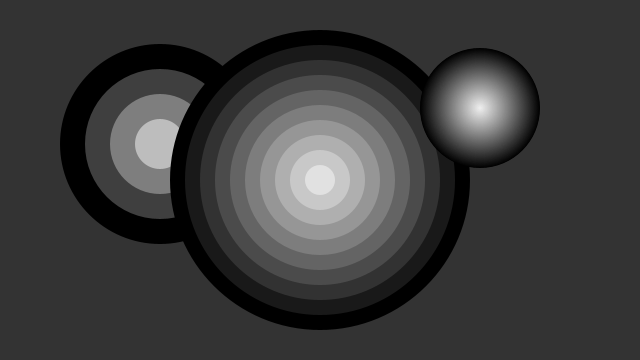
Frame 1 (no input)
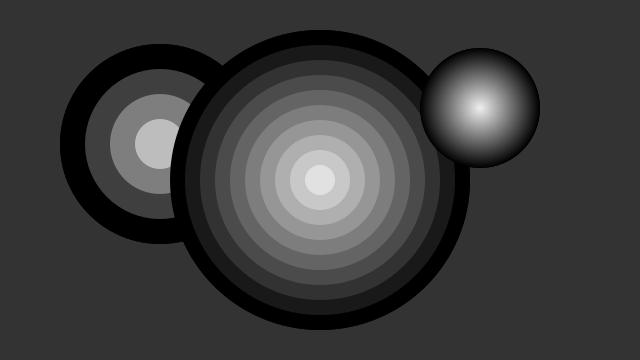
Frame 2 (the mouse pressed at the canvas centre, redrawn once)

The Processing sketch that drew these frames (run headless with seeded random() and noise(); the mouse was pressed at the canvas centre and the sketch redrawn once):

// Processing sketch: sketch_02_funciones
// ── sketch_02_funciones.pde
void setup() {
  size(640, 360);
  background(51);
  noStroke();
  noLoop();
}

void draw() {
  drawTarget(width * 0.25, height * 0.4, 200, 4);
  drawTarget(width * 0.5, height * 0.5, 300, 10);
  drawTarget(width * 0.75, height * 0.3, 120, 120);
}

void drawTarget(float xloc, float yloc, int size, int num) {
  float grayvalues = 255 / num;
  float steps = size / num;
  for(int i = 0; i < num; i++) {
    fill(i * grayvalues);
    ellipse(xloc, yloc, size - (i * steps), size - (i * steps));
  }
}
